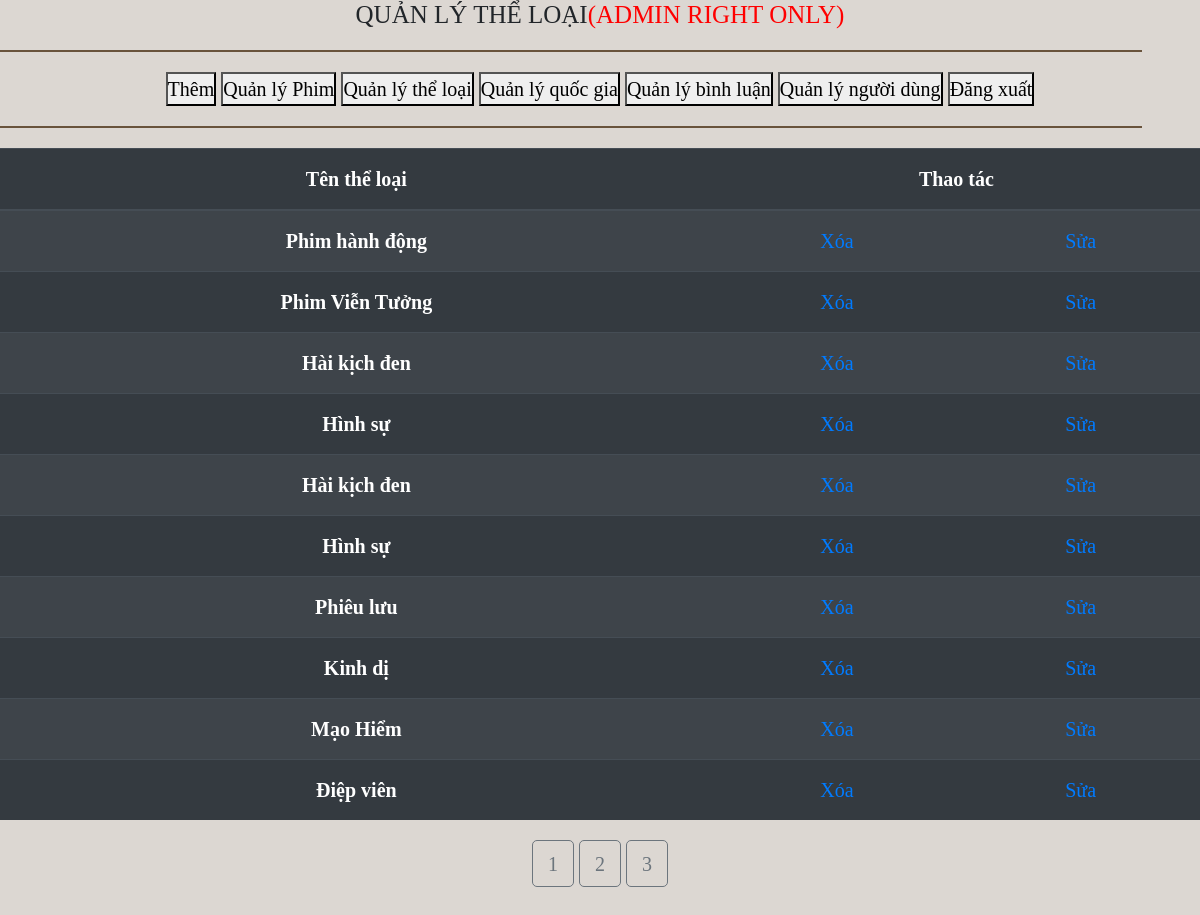
/qlytheloai.php (signed in), run on the app's committed database.
### tables this page shows
CREATE TABLE `theloai` (
  `idtheloai` int(11) NOT NULL,
  `tentheloai` varchar(255) NOT NULL
);

### qlytheloai.php (the view, shortened to what this page needs)
<?php
  $filmperpage =10 ;
  if( isset($_GET["trang"]) ){
    $trang = $_GET["trang"];
    settype($trang, "int");
  }else{
    $trang = 1;
  }
?>
<!DOCTYPE html>
<html lang="en">
    <head>
        <link rel="stylesheet" href="https://stackpath.bootstrapcdn.com/bootstrap/4.4.1/css/bootstrap.min.css">
        <link rel="stylesheet" href="\webproject\css\style.css">
        <link rel="stylesheet" href="https://cdnjs.cloudflare.com/ajax/libs/font-awesome/4.7.0/css/font-awesome.min.css">
        <link rel="stylesheet" href="owlcarousel/assets/owl.carousel.min.css">
        <link rel="stylesheet" href="owlcarousel/assets/owl.theme.default.min.css">
    </head>
    <body>
        <div id="table-container" class="text-center">
            <h5 class="text-center">QUẢN LÝ THỂ LOẠI<span STYLE="COLOR:RED">(ADMIN RIGHT ONLY)</span></h5>
            <hr>
            <form method="post">
              <button name="add">Thêm</button>
              <button name="qlFilm">Quản lý Phim</button>
              <button name="qlTheLoai">Quản lý thể loại</button>
              <button name="qlquocgia">Quản lý quốc gia</button>
              <button name="qlbinhluan">Quản lý bình luận</button>
              <button name="qluser">Quản lý người dùng</button>
              <button name="cancel">Đăng xuất</button>
            </form>
            <hr>
            <div class="table-responsive">
              <table class="table table-striped table-dark text-center">
                  <thead>
                  <tr>
                      <th scope="col">Tên thể loại</th>
                      <th scope="col" colspan="2">Thao tác</th>
                  </tr>
                  </thead>
                  <tbody>
                  <?php
                      require_once('conn.php');
                      $from = ($trang -1 ) * $filmperpage;
                      $sql = "SELECT *
                      FROM theloai
                      LIMIT $from,$filmperpage";
                      $result = $conn->query($sql);
                      if ($result->num_rows > 0) {
                          while ($row = $result->fetch_assoc()) {
                      ?>
                  <tr>
                      <th scope="row"><?= $row['tentheloai'] ?></th>
                      <td> <a href="deletetheloai.php?id=<?= $row['idtheloai']?>" class="delete">Xóa</a></td>
                      <td> <a href="updatetheloai.php?id=<?= $row['idtheloai']?>" class="update">Sửa</a></td>
                  </tr>
                  <?php
                          }
                      }
                  ?>
                  </tbody>
              </table>
            </div>
        </div>
        <?php
          require_once('conn.php');
          $qr = "SELECT * FROM theloai";
          $result = $conn->query($qr);
          $tongsotin = $result->num_rows;
          $pageNumber = ceil($tongsotin/$filmperpage);
        ?>
        <div class ="text-center">
          <?php
            for($t =1;$t<=$pageNumber;$t++){
              echo "<a href='qlytheloai.php?trang=$t' class=' phantrang btn btn-outline-secondary'>".$t."</a>";
            }
          ?>
        </div>
        <br>
    </body>
</html>

### css/style.css (style rules this page uses)
* { margin: 0; padding: 0; }
html, body { width: 100%; height: 100%; font-family: Cambria, Cochin, Georgia, Times, 'Times New Roman', serif; font-size: 20px; list-style-type: none; background-color: rgba(77, 51, 23, 0.1); }
hr { border: 1px solid rgba(77, 51, 23, 0.8); width: 95%; }

### data on the page
theloai: tentheloai "Phim hành động"
theloai: tentheloai "Phim Viễn Tưởng"
theloai: tentheloai "Hài kịch đen"
theloai: tentheloai "Hình sự"
theloai: tentheloai "Hài kịch đen"
theloai: tentheloai "Hình sự"
theloai: tentheloai "Phiêu lưu"
theloai: tentheloai "Kinh dị"
theloai: tentheloai "Mạo Hiểm"
theloai: tentheloai "Điệp viên"
